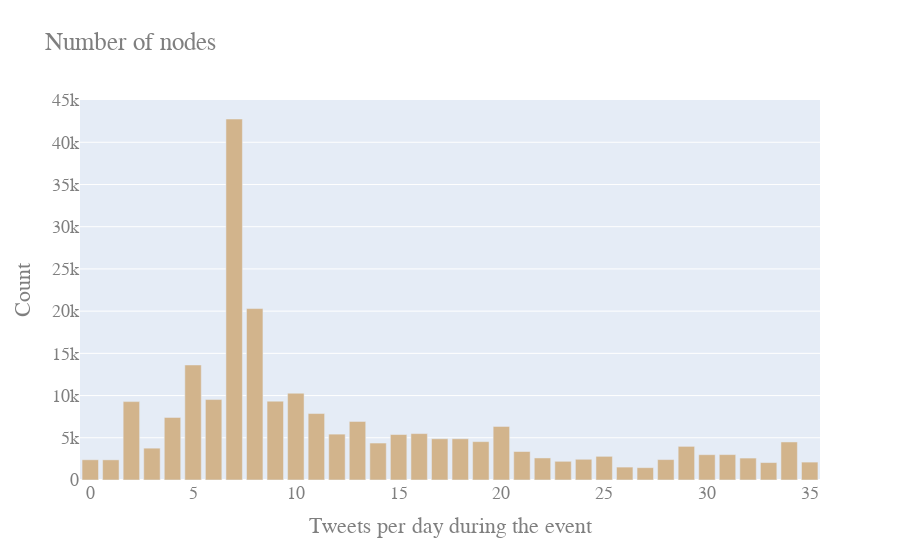

Notebook source saved alongside this figure:
### Code cell
n_nodes = list(df['nodes'])

fig = go.Figure(data=[
    go.Bar(name='Nodes', y=n_nodes, marker_color="rgb(210,180,140)", ),
])
# Change the bar mode
# fig.update_layout(title_text='Python vs Spark runtime in seconds')

fig.update_layout(
    title_text="Number of nodes",
    xaxis_title="Tweets per day during the event",
    yaxis_title="Count",
    font=dict(
        family="Courier New, monospace",
        size=18,
        color="#7f7f7f"
    ))

fig.update_layout(barmode='group')
fig.show()

### Figure 1 — Plotly figure (JSON) as saved in the notebook; plotly's stock layout.template omitted (floating-point values rounded to 4 significant figures)
{"data": [{"marker": {"color": "rgb(210,180,140)"}, "name": "Nodes", "type": "bar", "y": [2399, 2388, 9284, 3770, 7416, 13624, 9527, 42757, 20308, 9339, 10279, 7872, 5433, 6942, 4377, 5387, 5498, 4887, 4884, 4545, 6350, 3375, 2612, 2215, 2454, 2802, 1529, 1462, 2418, 3982, 2996, 3008, 2597, 2064, 4507, 2120]}], "layout": {"autosize": true, "barmode": "group", "font": {"color": "#7f7f7f", "family": "Courier New, monospace", "size": 18}, "title": {"text": "Number of nodes"}, "xaxis": {"autorange": true, "range": [-0.5, 35.5], "title": {"text": "Tweets per day during the event"}}, "yaxis": {"autorange": true, "range": [0, 45010.0], "title": {"text": "Count"}, "type": "linear"}}}
